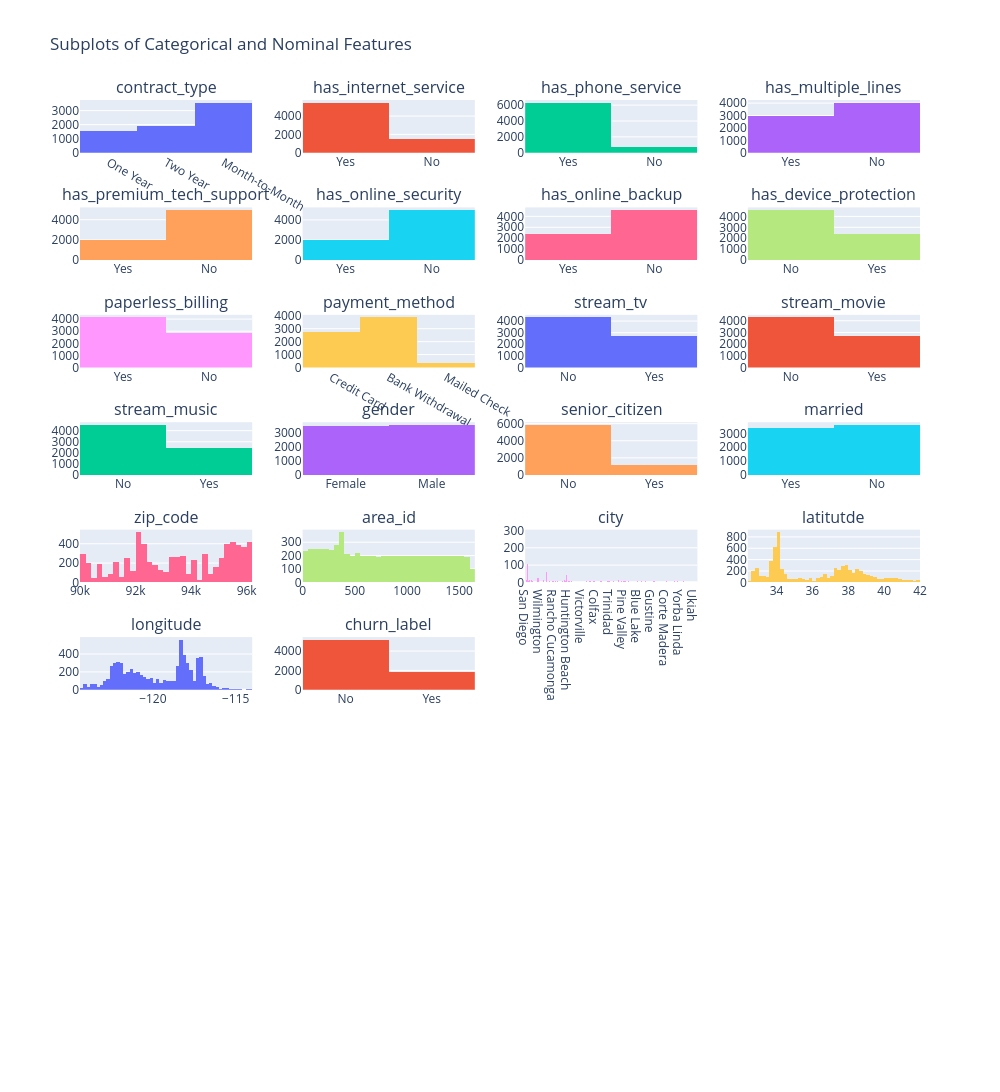

This figure's notebook cell:
### Code cell
#Alright, now let's look at the categorical and nominal variables as well, except customer_id and account_id 
cat_nom_subplots_df = df.drop(columns = numerical_column_df) #Remove numerical columns
cat_nom_subplots_df = cat_nom_subplots_df.drop(columns = ["account_id", "customer_id"]) #Remove account_id and customer_id 
pd.set_option('display.max_rows', 50)
pd.set_option('display.max_columns', None)
pd.set_option('display.width', 1000)

#Let's make subplots for these figures, ignoring account_id and account_id 

cat_nom_subplots_fig = make_subplots(rows = 9, 
                                     cols = 4, 
                                     subplot_titles = cat_nom_subplots_df.columns,
                                     vertical_spacing = 0.06,
                                     horizontal_spacing = 0.06)


for i, col in enumerate(cat_nom_subplots_df.columns):
  row = (i//4) + 1
  col_number = (i%4) + 1
  #Add histogram trace
  cat_nom_subplots_fig.add_trace(go.Histogram(x=cat_nom_subplots_df[col], name = col), row=row, col=col_number)

cat_nom_subplots_fig.update_layout(height = 2000, 
                                   width = 1000, 
                                   title_text ="Subplots of Categorical and Nominal Features",
                                   showlegend = False)

cat_nom_subplots_fig

### Figure 1 — Plotly figure (JSON) as saved in the notebook; plotly's stock layout.template omitted (floating-point values rounded to 4 significant figures; data arrays with more than 128 entries replaced by an {"elided": "..."} marker saying what was removed)
{"data": [{"name": "contract_type", "type": "histogram", "x": {"elided": "6991 str values"}, "xaxis": "x", "yaxis": "y"}, {"name": "has_internet_service", "type": "histogram", "x": {"elided": "6991 str values"}, "xaxis": "x2", "yaxis": "y2"}, {"name": "has_phone_service", "type": "histogram", "x": {"elided": "6991 str values"}, "xaxis": "x3", "yaxis": "y3"}, {"name": "has_multiple_lines", "type": "histogram", "x": {"elided": "6991 str values"}, "xaxis": "x4", "yaxis": "y4"}, {"name": "has_premium_tech_support", "type": "histogram", "x": {"elided": "6991 str values"}, "xaxis": "x5", "yaxis": "y5"}, {"name": "has_online_security", "type": "histogram", "x": {"elided": "6991 str values"}, "xaxis": "x6", "yaxis": "y6"}, {"name": "has_online_backup", "type": "histogram", "x": {"elided": "6991 str values"}, "xaxis": "x7", "yaxis": "y7"}, {"name": "has_device_protection", "type": "histogram", "x": {"elided": "6991 str values"}, "xaxis": "x8", "yaxis": "y8"}, {"name": "paperless_billing", "type": "histogram", "x": {"elided": "6991 str values"}, "xaxis": "x9", "yaxis": "y9"}, {"name": "payment_method", "type": "histogram", "x": {"elided": "6991 str values"}, "xaxis": "x10", "yaxis": "y10"}, {"name": "stream_tv", "type": "histogram", "x": {"elided": "6991 str values"}, "xaxis": "x11", "yaxis": "y11"}, {"name": "stream_movie", "type": "histogram", "x": {"elided": "6991 str values"}, "xaxis": "x12", "yaxis": "y12"}, {"name": "stream_music", "type": "histogram", "x": {"elided": "6991 str values"}, "xaxis": "x13", "yaxis": "y13"}, {"name": "gender", "type": "histogram", "x": {"elided": "6991 str values"}, "xaxis": "x14", "yaxis": "y14"}, {"name": "senior_citizen", "type": "histogram", "x": {"elided": "6991 str values"}, "xaxis": "x15", "yaxis": "y15"}, {"name": "married", "type": "histogram", "x": {"elided": "6991 str values"}, "xaxis": "x16", "yaxis": "y16"}, {"name": "zip_code", "type": "histogram", "x": {"elided": "6991 int values"}, "xaxis": "x17", "yaxis": "y17"}, {"name": "area_id", "type": "histogram", "x": {"elided": "6991 int values"}, "xaxis": "x18", "yaxis": "y18"}, {"name": "city", "type": "histogram", "x": {"elided": "6991 str values"}, "xaxis": "x19", "yaxis": "y19"}, {"name": "latitutde", "type": "histogram", "x": {"elided": "6991 float values"}, "xaxis": "x20", "yaxis": "y20"}, {"name": "longitude", "type": "histogram", "x": {"elided": "6991 float values"}, "xaxis": "x21", "yaxis": "y21"}, {"name": "churn_label", "type": "histogram", "x": {"elided": "6991 str values"}, "xaxis": "x22", "yaxis": "y22"}], "layout": {"annotations": [{"font": {"size": 16}, "showarrow": false, "text": "contract_type", "x": 0.1025, "xanchor": "center", "xref": "paper", "y": 1, "yanchor": "bottom", "yref": "paper"}, {"font": {"size": 16}, "showarrow": false, "text": "has_internet_service", "x": 0.3675, "xanchor": "center", "xref": "paper", "y": 1, "yanchor": "bottom", "yref": "paper"}, {"font": {"size": 16}, "showarrow": false, "text": "has_phone_service", "x": 0.6325, "xanchor": "center", "xref": "paper", "y": 1, "yanchor": "bottom", "yref": "paper"}, {"font": {"size": 16}, "showarrow": false, "text": "has_multiple_lines", "x": 0.8975, "xanchor": "center", "xref": "paper", "y": 1, "yanchor": "bottom", "yref": "paper"}, {"font": {"size": 16}, "showarrow": false, "text": "has_premium_tech_support", "x": 0.1025, "xanchor": "center", "xref": "paper", "y": 0.8822, "yanchor": "bottom", "yref": "paper"}, {"font": {"size": 16}, "showarrow": false, "text": "has_online_security", "x": 0.3675, "xanchor": "center", "xref": "paper", "y": 0.8822, "yanchor": "bottom", "yref": "paper"}, {"font": {"size": 16}, "showarrow": false, "text": "has_online_backup", "x": 0.6325, "xanchor": "center", "xref": "paper", "y": 0.8822, "yanchor": "bottom", "yref": "paper"}, {"font": {"size": 16}, "showarrow": false, "text": "has_device_protection", "x": 0.8975, "xanchor": "center", "xref": "paper", "y": 0.8822, "yanchor": "bottom", "yref": "paper"}, {"font": {"size": 16}, "showarrow": false, "text": "paperless_billing", "x": 0.1025, "xanchor": "center", "xref": "paper", "y": 0.7644, "yanchor": "bottom", "yref": "paper"}, {"font": {"size": 16}, "showarrow": false, "text": "payment_method", "x": 0.3675, "xanchor": "center", "xref": "paper", "y": 0.7644, "yanchor": "bottom", "yref": "paper"}, {"font": {"size": 16}, "showarrow": false, "text": "stream_tv", "x": 0.6325, "xanchor": "center", "xref": "paper", "y": 0.7644, "yanchor": "bottom", "yref": "paper"}, {"font": {"size": 16}, "showarrow": false, "text": "stream_movie", "x": 0.8975, "xanchor": "center", "xref": "paper", "y": 0.7644, "yanchor": "bottom", "yref": "paper"}, {"font": {"size": 16}, "showarrow": false, "text": "stream_music", "x": 0.1025, "xanchor": "center", "xref": "paper", "y": 0.6467, "yanchor": "bottom", "yref": "paper"}, {"font": {"size": 16}, "showarrow": false, "text": "gender", "x": 0.3675, "xanchor": "center", "xref": "paper", "y": 0.6467, "yanchor": "bottom", "yref": "paper"}, {"font": {"size": 16}, "showarrow": false, "text": "senior_citizen", "x": 0.6325, "xanchor": "center", "xref": "paper", "y": 0.6467, "yanchor": "bottom", "yref": "paper"}, {"font": {"size": 16}, "showarrow": false, "text": "married", "x": 0.8975, "xanchor": "center", "xref": "paper", "y": 0.6467, "yanchor": "bottom", "yref": "paper"}, {"font": {"size": 16}, "showarrow": false, "text": "zip_code", "x": 0.1025, "xanchor": "center", "xref": "paper", "y": 0.5289, "yanchor": "bottom", "yref": "paper"}, {"font": {"size": 16}, "showarrow": false, "text": "area_id", "x": 0.3675, "xanchor": "center", "xref": "paper", "y": 0.5289, "yanchor": "bottom", "yref": "paper"}, {"font": {"size": 16}, "showarrow": false, "text": "city", "x": 0.6325, "xanchor": "center", "xref": "paper", "y": 0.5289, "yanchor": "bottom", "yref": "paper"}, {"font": {"size": 16}, "showarrow": false, "text": "latitutde", "x": 0.8975, "xanchor": "center", "xref": "paper", "y": 0.5289, "yanchor": "bottom", "yref": "paper"}, {"font": {"size": 16}, "showarrow": false, "text": "longitude", "x": 0.1025, "xanchor": "center", "xref": "paper", "y": 0.4111, "yanchor": "bottom", "yref": "paper"}, {"font": {"size": 16}, "showarrow": false, "text": "churn_label", "x": 0.3675, "xanchor": "center", "xref": "paper", "y": 0.4111, "yanchor": "bottom", "yref": "paper"}], "height": 2000, "showlegend": false, "title": {"text": "Subplots of Categorical and Nominal Features"}, "width": 1000, "xaxis": {"anchor": "y", "domain": [0, 0.205]}, "xaxis10": {"anchor": "y10", "domain": [0.265, 0.47]}, "xaxis11": {"anchor": "y11", "domain": [0.53, 0.735]}, "xaxis12": {"anchor": "y12", "domain": [0.795, 1]}, "xaxis13": {"anchor": "y13", "domain": [0, 0.205]}, "xaxis14": {"anchor": "y14", "domain": [0.265, 0.47]}, "xaxis15": {"anchor": "y15", "domain": [0.53, 0.735]}, "xaxis16": {"anchor": "y16", "domain": [0.795, 1]}, "xaxis17": {"anchor": "y17", "domain": [0, 0.205]}, "xaxis18": {"anchor": "y18", "domain": [0.265, 0.47]}, "xaxis19": {"anchor": "y19", "domain": [0.53, 0.735]}, "xaxis2": {"anchor": "y2", "domain": [0.265, 0.47]}, "xaxis20": {"anchor": "y20", "domain": [0.795, 1]}, "xaxis21": {"anchor": "y21", "domain": [0, 0.205]}, "xaxis22": {"anchor": "y22", "domain": [0.265, 0.47]}, "xaxis23": {"anchor": "y23", "domain": [0.53, 0.735]}, "xaxis24": {"anchor": "y24", "domain": [0.795, 1]}, "xaxis25": {"anchor": "y25", "domain": [0, 0.205]}, "xaxis26": {"anchor": "y26", "domain": [0.265, 0.47]}, "xaxis27": {"anchor": "y27", "domain": [0.53, 0.735]}, "xaxis28": {"anchor": "y28", "domain": [0.795, 1]}, "xaxis29": {"anchor": "y29", "domain": [0, 0.205]}, "xaxis3": {"anchor": "y3", "domain": [0.53, 0.735]}, "xaxis30": {"anchor": "y30", "domain": [0.265, 0.47]}, "xaxis31": {"anchor": "y31", "domain": [0.53, 0.735]}, "xaxis32": {"anchor": "y32", "domain": [0.795, 1]}, "xaxis33": {"anchor": "y33", "domain": [0, 0.205]}, "xaxis34": {"anchor": "y34", "domain": [0.265, 0.47]}, "xaxis35": {"anchor": "y35", "domain": [0.53, 0.735]}, "xaxis36": {"anchor": "y36", "domain": [0.795, 1]}, "xaxis4": {"anchor": "y4", "domain": [0.795, 1]}, "xaxis5": {"anchor": "y5", "domain": [0, 0.205]}, "xaxis6": {"anchor": "y6", "domain": [0.265, 0.47]}, "xaxis7": {"anchor": "y7", "domain": [0.53, 0.735]}, "xaxis8": {"anchor": "y8", "domain": [0.795, 1]}, "xaxis9": {"anchor": "y9", "domain": [0, 0.205]}, "yaxis": {"anchor": "x", "domain": [0.9422, 1]}, "yaxis10": {"anchor": "x10", "domain": [0.7067, 0.7644]}, "yaxis11": {"anchor": "x11", "domain": [0.7067, 0.7644]}, "yaxis12": {"anchor": "x12", "domain": [0.7067, 0.7644]}, "yaxis13": {"anchor": "x13", "domain": [0.5889, 0.6467]}, "yaxis14": {"anchor": "x14", "domain": [0.5889, 0.6467]}, "yaxis15": {"anchor": "x15", "domain": [0.5889, 0.6467]}, "yaxis16": {"anchor": "x16", "domain": [0.5889, 0.6467]}, "yaxis17": {"anchor": "x17", "domain": [0.4711, 0.5289]}, "yaxis18": {"anchor": "x18", "domain": [0.4711, 0.5289]}, "yaxis19": {"anchor": "x19", "domain": [0.4711, 0.5289]}, "yaxis2": {"anchor": "x2", "domain": [0.9422, 1]}, "yaxis20": {"anchor": "x20", "domain": [0.4711, 0.5289]}, "yaxis21": {"anchor": "x21", "domain": [0.3533, 0.4111]}, "yaxis22": {"anchor": "x22", "domain": [0.3533, 0.4111]}, "yaxis23": {"anchor": "x23", "domain": [0.3533, 0.4111]}, "yaxis24": {"anchor": "x24", "domain": [0.3533, 0.4111]}, "yaxis25": {"anchor": "x25", "domain": [0.2356, 0.2933]}, "yaxis26": {"anchor": "x26", "domain": [0.2356, 0.2933]}, "yaxis27": {"anchor": "x27", "domain": [0.2356, 0.2933]}, "yaxis28": {"anchor": "x28", "domain": [0.2356, 0.2933]}, "yaxis29": {"anchor": "x29", "domain": [0.1178, 0.1756]}, "yaxis3": {"anchor": "x3", "domain": [0.9422, 1]}, "yaxis30": {"anchor": "x30", "domain": [0.1178, 0.1756]}, "yaxis31": {"anchor": "x31", "domain": [0.1178, 0.1756]}, "yaxis32": {"anchor": "x32", "domain": [0.1178, 0.1756]}, "yaxis33": {"anchor": "x33", "domain": [0, 0.05778]}, "yaxis34": {"anchor": "x34", "domain": [0, 0.05778]}, "yaxis35": {"anchor": "x35", "domain": [0, 0.05778]}, "yaxis36": {"anchor": "x36", "domain": [0, 0.05778]}, "yaxis4": {"anchor": "x4", "domain": [0.9422, 1]}, "yaxis5": {"anchor": "x5", "domain": [0.8244, 0.8822]}, "yaxis6": {"anchor": "x6", "domain": [0.8244, 0.8822]}, "yaxis7": {"anchor": "x7", "domain": [0.8244, 0.8822]}, "yaxis8": {"anchor": "x8", "domain": [0.8244, 0.8822]}, "yaxis9": {"anchor": "x9", "domain": [0.7067, 0.7644]}}}
